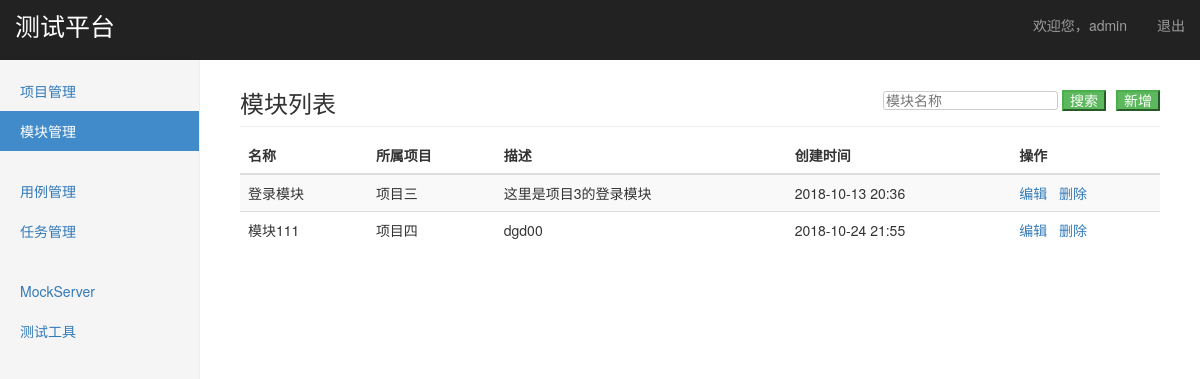
Page /manage/module_manage/ (signed in) on the earlier database version.
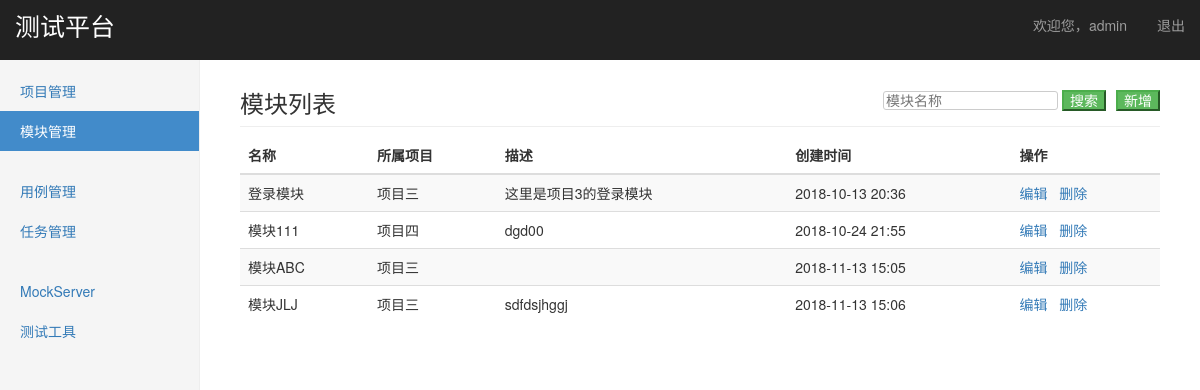
Same page on the later database version.
### project_app/models.py (models this page shows, shortened)
class Module(models.Model):
    project = models.ForeignKey(Project, on_delete=models.CASCADE, verbose_name="项目")
    name = models.CharField("名称", max_length=100, default="", blank=False, null=False)
    description = models.TextField("描述", default="", blank=True, null=True)
    create_time = models.DateTimeField("创建时间", auto_now_add=True)

class Project(models.Model):
    name = models.CharField("名称", max_length=100, default="", blank=False, null=False)
    description = models.TextField("描述", default="", blank=True, null=True)
    status = models.BooleanField("状态", default=True)
    create_time = models.DateTimeField("创建时间", auto_now_add=True)
    def __str__(self):
        return self.name

### project_app/views/module_views.py (the view)
# urls.py: path("module_manage/", module_views.module_manage),
@login_required
def module_manage(request):
    module_all = Module.objects.all()
    return render(request, "module_manage.html", {"modules": module_all, "type": "list"})

### templates/module_manage.html (shortened to what this page needs)
{% extends "base.html" %}
{% block content %}
    {% if type == "list" %}
        <div class="col-sm-9 col-sm-offset-3 col-md-10 col-md-offset-2 main">
            <h3 class="sub-header">模块列表
                <div style="overflow: hidden; float:right; font-size: 14px">
                    <form style="float: left; margin-right: 10px;" action="/manage/search_module/" method="get">
                        <input style="color: #999;border-radius:3px;border: 1px solid #ccc" type="text" name="keyword" placeholder="模块名称" />
                        <input type="submit" class="btn-success" value="搜索" />
                    </form>
                    <button style="float: right" class="btn-success" onclick="window.location.href='/manage/add_module/'">新增</button>
                </div>
            </h3>
            <div class="table-responsive">
                <table class="table table-striped">
                    <thead>
                        <tr>
                            <th>名称</th>
                            <th>所属项目</th>
                            <th>描述</th>
                            <th>创建时间</th>
                            <th>操作</th>
                        </tr>
                    </thead>
                    <tbody>
                        {% for module in modules %}
                        <tr>
                            <td>{{ module.name }}</td>
                            <td>{{ module.project }}</td>
                            <td>{{ module.description }}</td>
                            <td>{{ module.create_time | date:"Y-m-d H:i"  }}</td>
                            <td>
                                <a href="/manage/edit_module/{{ module.id }}/">编辑</a>&nbsp;&nbsp;
                                <a href="javascript:void(0)" onclick='deleteModule("{{ module.name }}", "{{ module.id }}")'>删除</a>
                            </td>
                        </tr>
                        {% endfor %}
                    </tbody>
                </table>
            </div>
        </div>
    {% endif %}
{% endblock %}
{% block extra-JS %}
    {% load static %}
{% endblock  %}

Differences in the rows shown:
added Module: name "模块ABC", project "项目三", create_time "2018-11-13 15:05"
added Module: name "模块JLJ", project "项目三", description "sdfdsjhggj", create_time "2018-11-13 15:06"
